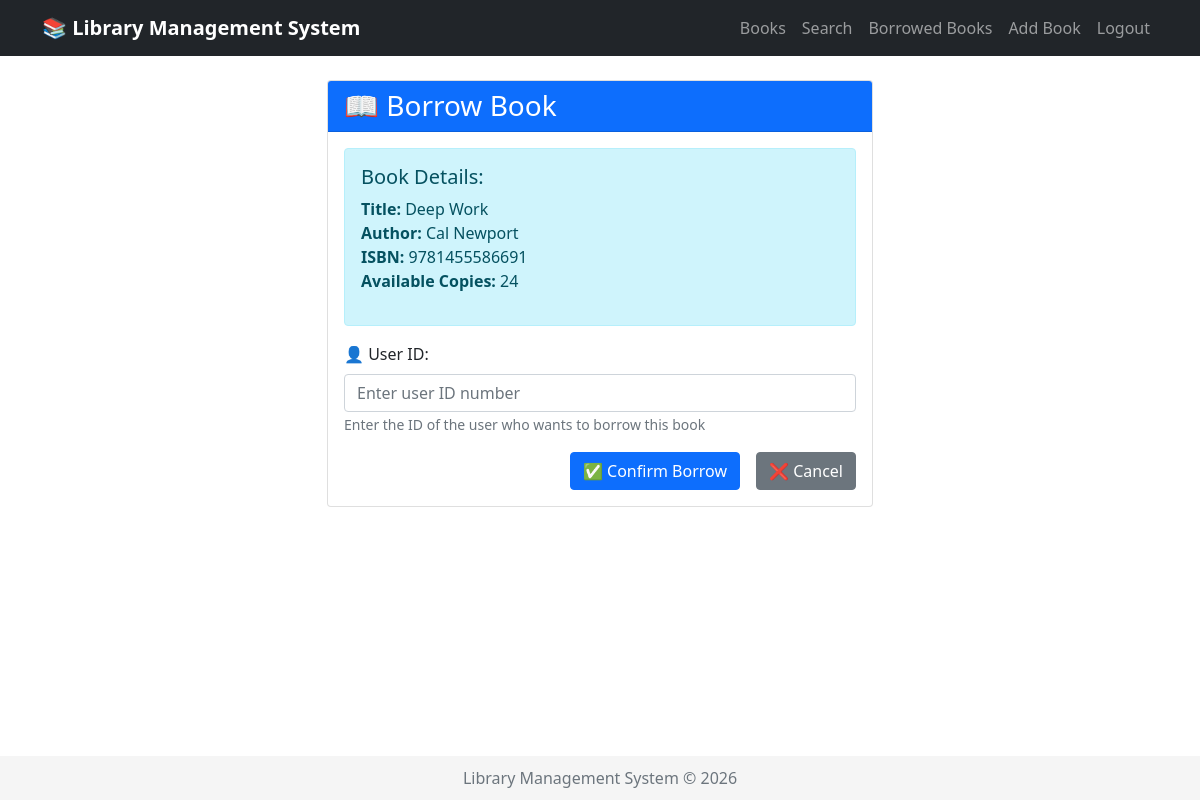
The app's page /books/borrow/9/ (signed in) with its own data.
### books/models.py (models this page shows, shortened)
class Book(models.Model):
    title = models.CharField(max_length=200)
    author = models.CharField(max_length=100)
    isbn = models.CharField(max_length=13, unique=True)
    publisher = models.CharField(max_length=100)
    publication_year = models.IntegerField()
    category = models.CharField(max_length=50)
    total_copies = models.IntegerField(default=1)
    available_copies = models.IntegerField(default=1)
    location = models.CharField(max_length=50, blank=True)
    description = models.TextField(blank=True)
    created_at = models.DateTimeField(auto_now_add=True)
    updated_at = models.DateTimeField(auto_now=True)
    def is_available(self):
        return self.available_copies > 0
    class Meta:
        ordering = ['title']

### books/views.py (the view)
# urls.py: path('books/borrow/<int:book_id>/', views.borrow_book, name='borrow_book'),
@login_required
def borrow_book(request, book_id):
    book = get_object_or_404(Book, id=book_id)
    if not book.is_available():
        messages.error(request, 'This book is not available for borrowing.')
        return redirect('book_list')
    if request.method == 'POST':
        form = BorrowForm(request.POST)
        if form.is_valid():
            user_id = form.cleaned_data['user_id']
            try:
                user = User.objects.get(id=user_id)
                existing_borrow = BorrowRecord.objects.filter(
                    user=user, book=book, status='BORROWED'
                ).exists()
                if existing_borrow:
                    messages.error(request, f'{user.username} already has this book borrowed.')
                else:
                    borrow_record = BorrowRecord.objects.create(
                        user=user,
                        book=book,
                        status='BORROWED'
                    )
                    book.available_copies -= 1
                    book.save()
                    messages.success(request, f'Book "{book.title}" borrowed by {user.username}')
                    return redirect('book_list')
            except User.DoesNotExist:
                messages.error(request, 'User not found.')
    else:
        form = BorrowForm()
    return render(request, 'borrow_book.html', {'book': book, 'form': form})

### books/forms.py
class BorrowForm(forms.Form):
    user_id = forms.IntegerField(widget=forms.NumberInput(attrs={
        'class': 'form-control',
        'placeholder': 'User ID'
    }))

### books/templates/borrow_book.html (shortened to what this page needs)
{% extends 'base.html' %}
{% block content %}
<div class="row">
    <div class="col-md-6 offset-md-3">
        <div class="card">
            <div class="card-header bg-primary text-white">
                <h3 class="mb-0">📖 Borrow Book</h3>
            </div>
            <div class="card-body">
                <div class="alert alert-info">
                    <h5>Book Details:</h5>
                    <p>
                        <strong>Title:</strong> {{ book.title }}<br>
                        <strong>Author:</strong> {{ book.author }}<br>
                        <strong>ISBN:</strong> {{ book.isbn }}<br>
                        <strong>Available Copies:</strong> {{ book.available_copies }}
                    </p>
                </div>
                <form method="post">
                    <div class="mb-3">
                        <label for="user_id" class="form-label">👤 User ID:</label>
                        <input type="number" name="user_id" id="user_id" class="form-control" required placeholder="Enter user ID number">
                        <small class="text-muted">Enter the ID of the user who wants to borrow this book</small>
                    </div>
                    <div class="d-grid gap-2 d-md-flex justify-content-md-end">
                        <button type="submit" class="btn btn-primary me-md-2">✅ Confirm Borrow</button>
                        <a href="{% url 'book_list' %}" class="btn btn-secondary">❌ Cancel</a>
                    </div>
                </form>
            </div>
        </div>
    </div>
</div>
{% endblock %}

### records on screen
Book: title "Deep Work", author "Cal Newport", isbn "9781455586691", available_copies "24"
